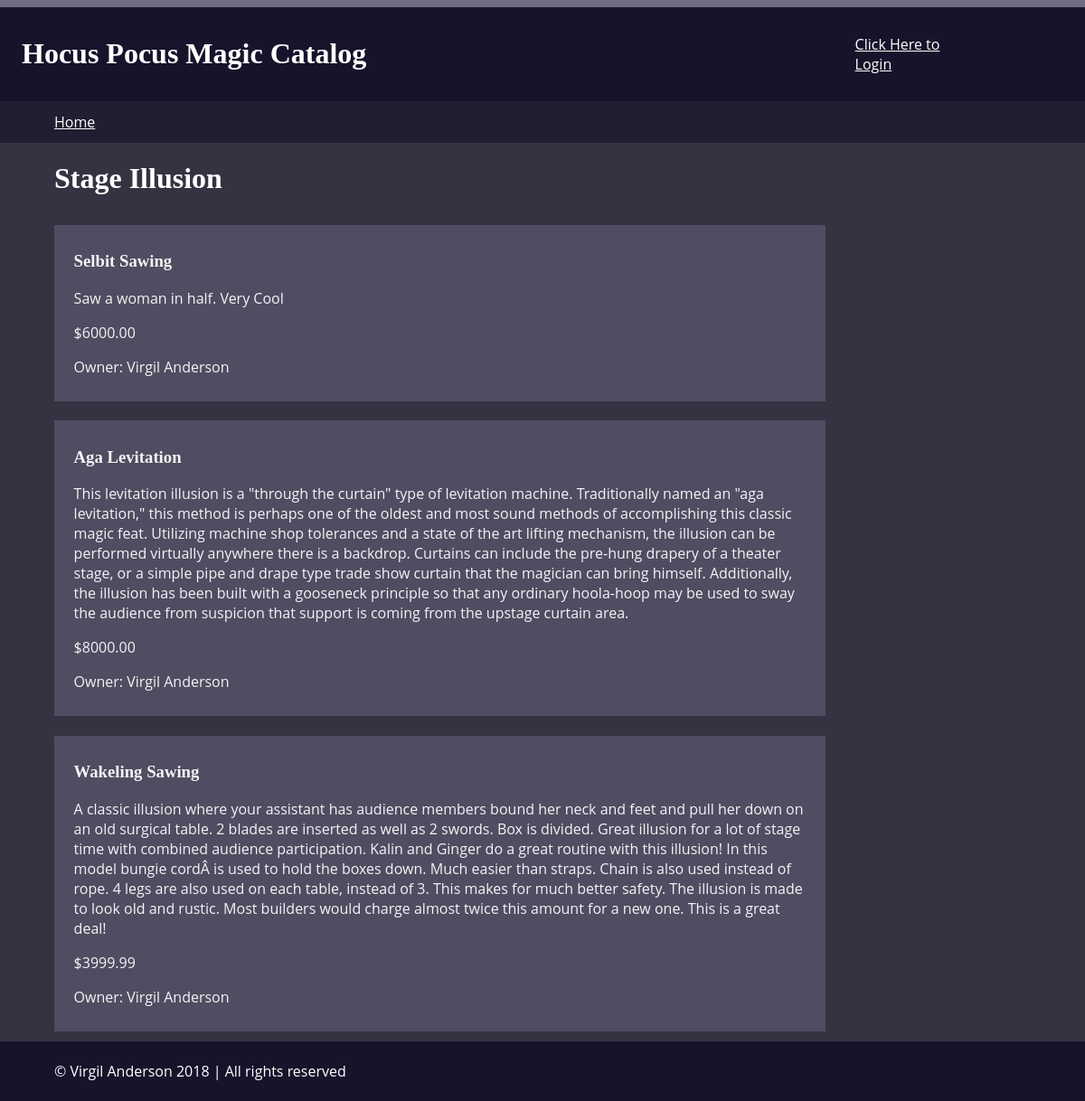
The page /category/1 on the database as committed earlier.
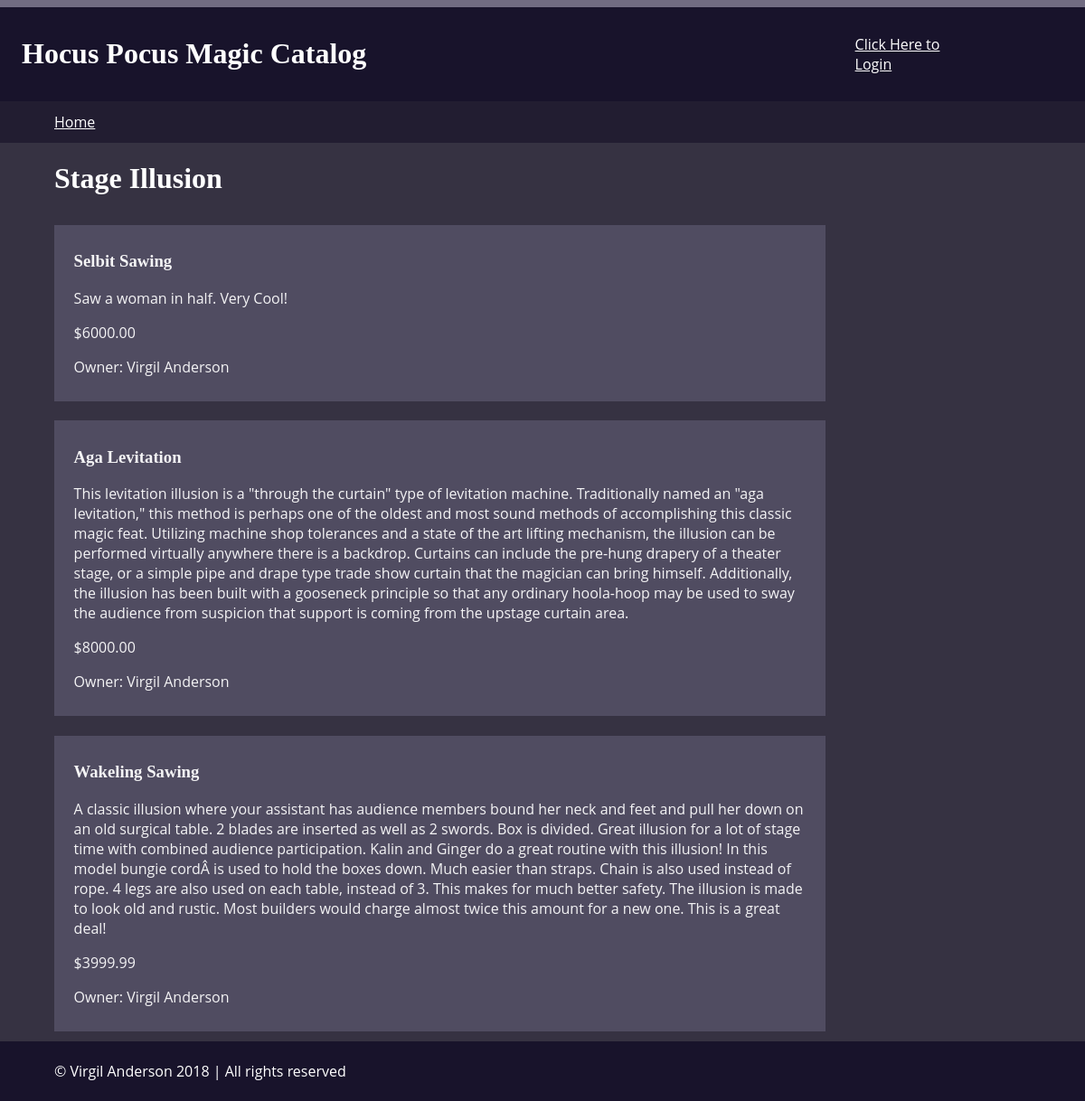
The same page on the database as committed later.
### database_setup.py (models this page shows, shortened)
class magicCategory(Base):
    __tablename__ = 'magicCategory'
    id = Column(Integer, primary_key = True)
    name = Column(String(80), nullable = False)
    user_id = Column(Integer, ForeignKey('user.id'))
    user = relationship(User)

class Item(Base):
    __tablename__ = 'item'
    name = Column(String(80), nullable = False)
    id = Column(Integer, primary_key = True)
    description = Column(String(250))
    price = Column(String(8))
    category_id = Column(Integer, ForeignKey('magicCategory.id'))
    category = relationship(magicCategory)
    user_id = Column(Integer, ForeignKey('user.id'))
    user = relationship(User)

class User(Base):
    __tablename__ = 'user'
    id = Column(Integer, primary_key=True)
    name = Column(String(250), nullable=False)
    email = Column(String(250), nullable=False)
    picture = Column(String(250))

### project.py (the view)
@app.route('/category/<int:cat_id>')
def showCategory(cat_id):
    c = session.query(magicCategory).filter_by(id=cat_id).one()
    o = getUserInfo(magicCategory.user_id)
    i = session.query(Item).filter_by(category_id=cat_id).all()
    t = ('%s' % c.name)
    m = ''
    if not i:
        m = "Your category doesn't have any items yet"
    if 'username' not in login_session or o.id != login_session['user_id']:
        return render_template('pCat.html', i=i, c=c, m=m, o=o, t=t)
    else:
        p = login_session['picture']
        return render_template('cat.html', i=i, c=c, m=m, o=o, t=t, p=p)

### project.py (called while the page is built)
def getUserInfo(user_id):
    user = session.query(User).filter_by(id=user_id).one()
    return user

### templates/pCat.html (shortened to what this page needs)
{% extends "main.html" %}
{% block content %}
{% include "header.html" %}
{% include "navigation.html" %}
<main>
  <h1>{{c.name}}</h1>
  <section class='flex-box'>
    {% for i in i%}
    <div class='item'>
      <h3>{{i.name}}</h3>
      <p>{{i.description}}</p>
      <p>{{i.price}}</p>
      <p>Owner: {{o.name}}</p>
    </div>
    {% endfor %}
  </section>
</main>
{% include "footer.html" %}
{% endblock %}

### templates/main.html (shortened to what this page needs)
<!DOCTYPE html>
<html lang="en">
	<head>
    <link rel=stylesheet type=text/css href="{{ url_for('static', filename='styles.css') }}">
	</head>
	<body>
			{% block content %}
			{% endblock %}
	</body>
</html>

### templates/header.html (shortened to what this page needs)
<header>
  <div class='flex-container'>
    <div class='logo'>
      <h1>Hocus Pocus Magic Catalog</h1>
    </div>
    <div class='signIn'>
      {%if 'username' not in session %}
      <a href="{{url_for('showLogin')}}">Click Here to Login </a>
      {% endif %}
    </div>
  </div>
</header>

### templates/navigation.html
<nav>
  <a href="{{url_for('showCatalog')}}">Home</a>
</nav>

### templates/footer.html
<footer>
  <p>&copy; Virgil Anderson 2018 | All rights reserved</p>
</footer>

### static/styles.css (style rules this page uses)
body { font-family: 'Open Sans', sans-serif; font-size: 1em; background-color: #363242; background-image: url(background.jpg); background-position: center; background-repeat: none; background-attachment: fixed; background-size: cover; margin: 0; padding: 0; color: white; }
h1, h2, h3, h4, h5, h6 { font-family: "Times New Roman", Times, serif; color: white; }
a { color: white; }
header { margin: 0; padding: 1% 2%; width: 96%; background-color: #18132B; border-top: 8px solid #716C82; }
.logo { width: 80%; }
.signIn { width: 10%; }
.flex-container { display: flex; flex-direction: row; align-items: center; flex-wrap: wrap; }
nav { width: 90%; margin: 0 0 1% 0; padding: 1% 5%; background-color: #221D31; }
main { width: 90%; margin: 0; padding: 0 5%; min-height: 500px; }
.flex-box { display: flex; flex-direction: column; align-items: left; flex-wrap: wrap; }
.item { width: 75%; margin: 1% 0; padding: 1% 2%; background-color: #534E64; opacity: .95; }
footer { width: 90%; margin: 0; padding: .5% 5%; background-color: #18132B; color: white; }

Rows that differ between the two databases and show on the page:
changed Item "Selbit Sawing": description "Saw a woman in half. Very Cool" → "Saw a woman in half. Very Cool!"
